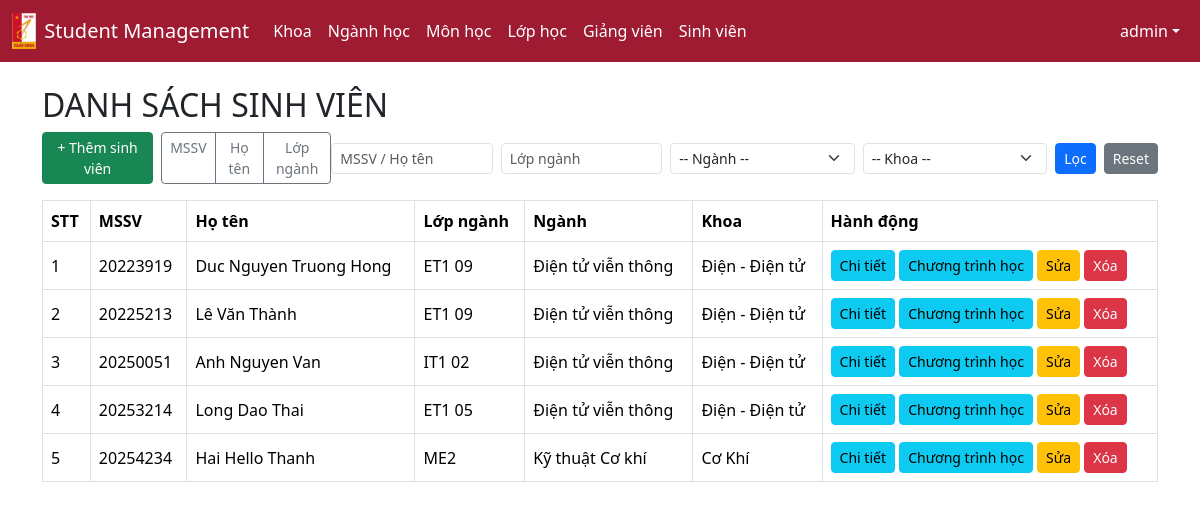
Screenshot of /student_management/students/index.php (signed in) with the database file from the repository.
### tables this page shows
CREATE TABLE `students` (
  `id` int(11) NOT NULL,
  `student_code` varchar(20) NOT NULL,
  `major_id` int(11) DEFAULT NULL,
  `birth_date` date NOT NULL,
  `email` varchar(150) NOT NULL,
  `full_name` varchar(100) DEFAULT NULL,
  `major_class` varchar(100) DEFAULT NULL,
  `department_id` int(11) DEFAULT NULL,
  `avatar` varchar(255) DEFAULT NULL,
  `gender` enum('Nam','Nữ','Khác') DEFAULT NULL,
  `phone` varchar(20) DEFAULT NULL,
  `cohort` varchar(10) DEFAULT NULL,
  `hometown` varchar(255) DEFAULT NULL
);

CREATE TABLE `majors` (
  `id` int(11) NOT NULL,
  `code` varchar(20) NOT NULL,
  `name` varchar(255) NOT NULL
);

CREATE TABLE `departments` (
  `id` int(11) NOT NULL,
  `name` varchar(100) NOT NULL,
  `info` text DEFAULT NULL
);

### student_management/students/sort.php (called while the page is built)
<?php
$allowedSort = [
    'student_code' => 's.student_code',
    'full_name'    => 's.full_name',
    'major_class'  => 's.major_class'
];
$sort  = $_GET['sort']  ?? 'student_code';
$order = $_GET['order'] ?? 'asc';
$sortColumn = $allowedSort[$sort] ?? 's.student_code';
$order      = ($order === 'desc') ? 'DESC' : 'ASC';
$orderBy = " ORDER BY $sortColumn $order ";

### student_management/students/index.php (the view, shortened to what this page needs)
<?php
require __DIR__ . '/sort.php';
require "../config/db.php";
$keyword     = $_GET['keyword'] ?? '';
$majorClass  = $_GET['major_class'] ?? '';
$sql = "
SELECT s.*,
       d.name AS department_name,
       m.name AS major_name
FROM students s
LEFT JOIN departments d ON s.department_id = d.id
LEFT JOIN majors m ON s.major_id = m.id
WHERE 1
";
$params = [];
$sql .= $orderBy;
$stmt = $conn->prepare($sql);
$stmt->execute($params);
$students = $stmt->fetchAll(PDO::FETCH_ASSOC);
?>
<!DOCTYPE html>
<html lang="vi">
<head>
<link href="https://cdn.jsdelivr.net/npm/bootstrap@5.3.2/dist/css/bootstrap.min.css" rel="stylesheet">
</head>
<body>
<?php include "../includes/navbar.php"; ?>
<div class="container mt-4">
<h2>DANH SÁCH SINH VIÊN</h2>
<div class="d-flex justify-content-between align-items-center mb-3">
<div class="d-flex gap-2 align-items-center">
<?php if (isset($_SESSION['role']) && in_array($_SESSION['role'], ['admin', 'staff'])): ?>
<button class="btn btn-success btn-sm" data-bs-toggle="modal" data-bs-target="#addStudentModal">
+ Thêm sinh viên
</button>
<?php endif; ?>
<div class="btn-group btn-group-sm">
<a class="btn btn-outline-secondary"
   href="?sort=student_code&order=<?= ($sort==='student_code' && $order==='ASC')?'desc':'asc' ?>">
MSSV
</a>
<a class="btn btn-outline-secondary"
   href="?sort=full_name&order=<?= ($sort==='full_name' && $order==='ASC')?'desc':'asc' ?>">
Họ tên
</a>
<a class="btn btn-outline-secondary"
   href="?sort=major_class&order=<?= ($sort==='major_class' && $order==='ASC')?'desc':'asc' ?>">
Lớp ngành
</a>
</div>
</div>
<form class="d-flex gap-2" method="get">
<input class="form-control form-control-sm" name="keyword" placeholder="MSSV / Họ tên" value="<?= htmlspecialchars($keyword) ?>">
<input class="form-control form-control-sm" name="major_class" placeholder="Lớp ngành" value="<?= htmlspecialchars($majorClass) ?>">
<select name="major" class="form-select form-select-sm">
<option value="">-- Ngành --</option>
</select>
<select name="department" class="form-select form-select-sm">
<option value="">-- Khoa --</option>
</select>
<button class="btn btn-primary btn-sm">Lọc</button>
<a href="index.php" class="btn btn-secondary btn-sm">Reset</a>
</form>
</div>
<table class="table table-bordered table-hover align-middle">
<thead>
<tr>
<th>STT</th>
<th>MSSV</th>
<th>Họ tên</th>
<th>Lớp ngành</th>
<th>Ngành</th>
<th>Khoa</th>
<th>Hành động</th>
</tr>
</thead>
<tbody>
<?php $stt=1; foreach ($students as $s): ?>
<tr>
<td><?= $stt++ ?></td>
<td><?= htmlspecialchars($s['student_code']) ?></td>
<td><?= htmlspecialchars($s['full_name']) ?></td>
<td><?= htmlspecialchars($s['major_class']) ?></td>
<td><?= htmlspecialchars($s['major_name'] ?? '—') ?></td>
<td><?= htmlspecialchars($s['department_name']) ?></td>
<?php if (isset($_SESSION['role']) && in_array($_SESSION['role'], ['admin', 'staff'])): ?>
<td>
<button class="btn btn-info btn-sm viewBtn"
data-id="<?= $s['id'] ?>"
data-code="<?= htmlspecialchars($s['student_code']) ?>"
data-name="<?= htmlspecialchars($s['full_name']) ?>"
data-email="<?= htmlspecialchars($s['email']) ?>"
data-gender="<?= htmlspecialchars($s['gender']) ?>"
data-phone="<?= htmlspecialchars($s['phone']) ?>"
data-cohort="<?= htmlspecialchars($s['cohort']) ?>"
data-hometown="<?= htmlspecialchars($s['hometown']) ?>"
data-majorclass="<?= htmlspecialchars($s['major_class']) ?>"
data-major="<?= htmlspecialchars($s['major_name']) ?>"
data-dept="<?= htmlspecialchars($s['department_name']) ?>"
data-avatar="<?= htmlspecialchars($s['avatar']) ?>"
data-bs-toggle="modal"
data-bs-target="#viewStudentModal">
Chi tiết
</button>
<a href="program.php?id=<?= $s['id'] ?>"
   class="btn btn-info btn-sm">
Chương trình học
</a>
<button class="btn btn-warning btn-sm editBtn"
data-id="<?= $s['id'] ?>"
data-code="<?= htmlspecialchars($s['student_code']) ?>"
data-name="<?= htmlspecialchars($s['full_name']) ?>"
data-email="<?= htmlspecialchars($s['email']) ?>"
data-majorclass="<?= htmlspecialchars($s['major_class']) ?>"
data-major="<?= $s['major_id'] ?>"
data-deptid="<?= $s['department_id'] ?>"
data-gender="<?= htmlspecialchars($s['gender']) ?>"
data-phone="<?= htmlspecialchars($s['phone']) ?>"
data-cohort="<?= htmlspecialchars($s['cohort']) ?>"
data-hometown="<?= htmlspecialchars($s['hometown']) ?>"
data-bs-toggle="modal"
data-bs-target="#editStudentModal">
Sửa
</button>
<a href="delete.php?id=<?= $s['id'] ?>" class="btn btn-danger btn-sm"
onclick="return confirm('Xóa sinh viên?')">Xóa</a>
</td>
<?php endif; ?>
</tr>
<?php endforeach; ?>
</tbody>
</table>
</div>
</body>
</html>

### rows the page displays
students: student_code "20223919", full_name "Duc Nguyen Truong Hong", major_class "ET1 09", major.name "Điện tử viễn thông", department.name "Điện - Điện tử"
students: student_code "20225213", full_name "Lê Văn Thành", major_class "ET1 09", major.name "Điện tử viễn thông", department.name "Điện - Điện tử"
students: student_code "20250051", full_name "Anh Nguyen Van", major_class "IT1 02", major.name "Điện tử viễn thông", department.name "Điện - Điện tử"
students: student_code "20253214", full_name "Long Dao Thai", major_class "ET1 05", major.name "Điện tử viễn thông", department.name "Điện - Điện tử"
students: student_code "20254234", full_name "Hai Hello Thanh", major_class "ME2", major.name "Kỹ thuật Cơ khí", department.name "Cơ Khí"

### other values shown
$_SESSION['full_name'] "admin"
